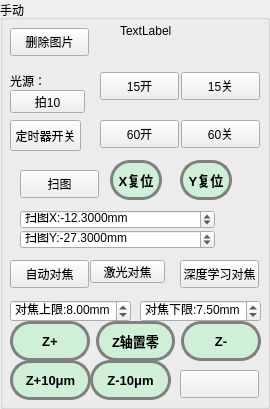
                     <widget class="QGroupBox" name="groupBox_12">
                      <property name="title">
                       <string>手动</string>
                      </property>
                      <widget class="QPushButton" name="btn_save_61">
                       <property name="enabled">
                        <bool>true</bool>
                       </property>
                       <property name="geometry">
                        <rect>
                         <x>110</x>
                         <y>160</y>
                         <width>52</width>
                         <height>40</height>
                        </rect>
                       </property>
                       <property name="minimumSize">
                        <size>
                         <width>0</width>
                         <height>40</height>
                        </size>
                       </property>
                       <property name="font">
                        <font>
                         <pointsize>10</pointsize>
                         <weight>75</weight>
                         <bold>true</bold>
                        </font>
                       </property>
                       <property name="toolTip">
                        <string/>
                       </property>
                       <property name="statusTip">
                        <string/>
                       </property>
                       <property name="whatsThis">
                        <string>fn=resetx();</string>
                       </property>
                       <property name="styleSheet">
                        <string notr="true">QPushButton{
	color:black;
    border:3px solid gray;
    border-radius: 20px;
	background-color: rgba(85, 255, 127, 50);
}
QPushButton:hover{
    color:black;
    background:yellow;
}
QPushButton:pressed{
    color:black;
    background:green;
}
QPushButton:checked{
    color:white;
	
	font: 75 11pt &quot;Consolas&quot;;
    background:rgb(255, 87, 87)
}</string>
                       </property>
                       <property name="text">
                        <string>X复位</string>
                       </property>
                       <property name="checkable">
                        <bool>false</bool>
                       </property>
                       <property name="checked">
                        <bool>false</bool>
                       </property>
                      </widget>
                      <widget class="QPushButton" name="btn_save_66">
                       <property name="enabled">
                        <bool>true</bool>
                       </property>
                       <property name="geometry">
                        <rect>
                         <x>180</x>
                         <y>160</y>
                         <width>52</width>
                         <height>40</height>
                        </rect>
                       </property>
                       <property name="minimumSize">
                        <size>
                         <width>0</width>
                         <height>40</height>
                        </size>
                       </property>
                       <property name="font">
                        <font>
                         <pointsize>10</pointsize>
                         <weight>75</weight>
                         <bold>true</bold>
                        </font>
                       </property>
                       <property name="toolTip">
                        <string/>
                       </property>
                       <property name="statusTip">
                        <string/>
                       </property>
                       <property name="whatsThis">
                        <string>fn=resety();</string>
                       </property>
                       <property name="styleSheet">
                        <string notr="true">QPushButton{
	color:black;
    border:3px solid gray;
    border-radius: 20px;
	background-color: rgba(85, 255, 127, 50);
}
QPushButton:hover{
    color:black;
    background:yellow;
}
QPushButton:pressed{
    color:black;
    background:green;
}
QPushButton:checked{
    color:white;
	
	font: 75 11pt &quot;Consolas&quot;;
    background:rgb(255, 87, 87)
}</string>
                       </property>
                       <property name="text">
                        <string>Y复位</string>
                       </property>
                       <property name="checkable">
                        <bool>false</bool>
                       </property>
                       <property name="checked">
                        <bool>false</bool>
                       </property>
                      </widget>
                      <widget class="QPushButton" name="pushButton_13">
                       <property name="geometry">
                        <rect>
                         <x>10</x>
                         <y>28</y>
                         <width>79</width>
                         <height>28</height>
                        </rect>
                       </property>
                       <property name="whatsThis">
                        <string>fn=deletepic();</string>
                       </property>
                       <property name="text">
                        <string>删除图片</string>
                       </property>
                      </widget>
                      <widget class="QPushButton" name="pushButton_24">
                       <property name="geometry">
                        <rect>
                         <x>20</x>
                         <y>170</y>
                         <width>79</width>
                         <height>28</height>
                        </rect>
                       </property>
                       <property name="whatsThis">
                        <string>id=4005;</string>
                       </property>
                       <property name="text">
                        <string>扫图</string>
                       </property>
                      </widget>
                      <widget class="QPushButton" name="pushButton">
                       <property name="geometry">
                        <rect>
                         <x>100</x>
                         <y>72</y>
                         <width>79</width>
                         <height>28</height>
                        </rect>
                       </property>
                       <property name="text">
                        <string>15开</string>
                       </property>
                      </widget>
                      <widget class="QPushButton" name="pushButton_16">
                       <property name="geometry">
                        <rect>
                         <x>181</x>
                         <y>72</y>
                         <width>79</width>
                         <height>28</height>
                        </rect>
                       </property>
                       <property name="text">
                        <string>15关</string>
                       </property>
                      </widget>
                      <widget class="QPushButton" name="pushButton_17">
                       <property name="geometry">
                        <rect>
                         <x>100</x>
                         <y>120</y>
                         <width>79</width>
                         <height>28</height>
                        </rect>
                       </property>
                       <property name="text">
                        <string>60开</string>
                       </property>
                      </widget>
                      <widget class="QPushButton" name="pushButton_31">
                       <property name="geometry">
                        <rect>
                         <x>181</x>
                         <y>120</y>
                         <width>79</width>
                         <height>28</height>
                        </rect>
                       </property>
                       <property name="text">
                        <string>60关</string>
                       </property>
                      </widget>
                      <widget class="QDoubleSpinBox" name="doubleSpinBox_16">
                       <property name="geometry">
                        <rect>
                         <x>20</x>
                         <y>210</y>
                         <width>195</width>
                         <height>19</height>
                        </rect>
                       </property>
                       <property name="toolTip">
                        <string/>
                       </property>
                       <property name="statusTip">
                        <string/>
                       </property>
                       <property name="whatsThis">
                        <string>id=3410;</string>
                       </property>
                       <property name="prefix">
                        <string>扫图X:</string>
                       </property>
                       <property name="suffix">
                        <string>mm</string>
                       </property>
                       <property name="decimals">
                        <number>4</number>
                       </property>
                       <property name="minimum">
                        <double>-55.000000000000000</double>
                       </property>
                       <property name="maximum">
                        <double>55.000000000000000</double>
                       </property>
                       <property name="value">
                        <double>-12.300000000000001</double>
                       </property>
                      </widget>
                      <widget class="QDoubleSpinBox" name="doubleSpinBox_17">
                       <property name="geometry">
                        <rect>
                         <x>20</x>
                         <y>230</y>
                         <width>195</width>
                         <height>19</height>
                        </rect>
                       </property>
                       <property name="toolTip">
                        <string/>
                       </property>
                       <property name="statusTip">
                        <string/>
                       </property>
                       <property name="whatsThis">
                        <string>id=3410;</string>
                       </property>
                       <property name="prefix">
                        <string>扫图Y:</string>
                       </property>
                       <property name="suffix">
                        <string>mm</string>
                       </property>
                       <property name="decimals">
                        <number>4</number>
                       </property>
                       <property name="minimum">
                        <double>-55.000000000000000</double>
                       </property>
                       <property name="maximum">
                        <double>55.000000000000000</double>
                       </property>
                       <property name="value">
                        <double>-27.300000000000001</double>
                       </property>
                      </widget>
                      <widget class="QLabel" name="label_11">
                       <property name="geometry">
                        <rect>
                         <x>10</x>
                         <y>70</y>
                         <width>51</width>
                         <height>21</height>
                        </rect>
                       </property>
                       <property name="text">
                        <string>光源：</string>
                       </property>
                      </widget>
                      <widget class="QPushButton" name="pushButton_25">
                       <property name="geometry">
                        <rect>
                         <x>10</x>
                         <y>260</y>
                         <width>79</width>
                         <height>28</height>
                        </rect>
                       </property>
                       <property name="whatsThis">
                        <string>id=4005;</string>
                       </property>
                       <property name="text">
                        <string>自动对焦</string>
                       </property>
                      </widget>
                      <widget class="QPushButton" name="pushButton_2">
                       <property name="geometry">
                        <rect>
                         <x>10</x>
                         <y>120</y>
                         <width>71</width>
                         <height>31</height>
                        </rect>
                       </property>
                       <property name="text">
                        <string>定时器开关</string>
                       </property>
                      </widget>
                      <widget class="QDoubleSpinBox" name="doubleSpinBox">
                       <property name="geometry">
                        <rect>
                         <x>10</x>
                         <y>300</y>
                         <width>121</width>
                         <height>22</height>
                        </rect>
                       </property>
                       <property name="prefix">
                        <string>对焦上限:</string>
                       </property>
                       <property name="suffix">
                        <string>mm</string>
                       </property>
                       <property name="singleStep">
                        <double>0.100000000000000</double>
                       </property>
                       <property name="value">
                        <double>8.000000000000000</double>
                       </property>
                      </widget>
                      <widget class="QDoubleSpinBox" name="doubleSpinBox_2">
                       <property name="geometry">
                        <rect>
                         <x>140</x>
                         <y>300</y>
                         <width>121</width>
                         <height>22</height>
                        </rect>
                       </property>
                       <property name="prefix">
                        <string>对焦下限:</string>
                       </property>
                       <property name="suffix">
                        <string>mm</string>
                       </property>
                       <property name="value">
                        <double>7.500000000000000</double>
                       </property>
                      </widget>
                      <widget class="QWidget" name="layoutWidget">
                       <property name="geometry">
                        <rect>
                         <x>10</x>
                         <y>320</y>
                         <width>251</width>
                         <height>42</height>
                        </rect>
                       </property>
                       <layout class="QHBoxLayout" name="horizontalLayout_2">
                        <item>
                         <widget class="QPushButton" name="btn_save_73">
                          <property name="enabled">
                           <bool>true</bool>
                          </property>
                          <property name="minimumSize">
                           <size>
                            <width>0</width>
                            <height>40</height>
                           </size>
                          </property>
                          <property name="font">
                           <font>
                            <pointsize>10</pointsize>
                            <weight>75</weight>
                            <bold>true</bold>
                           </font>
                          </property>
                          <property name="toolTip">
                           <string/>
                          </property>
                          <property name="statusTip">
                           <string/>
                          </property>
                          <property name="whatsThis">
                           <string>up=keyup(2);dn=keydn(2,1);</string>
                          </property>
                          <property name="styleSheet">
                           <string notr="true">QPushButton{
	color:black;
    border:3px solid gray;
    border-radius: 20px;
	background-color: rgba(85, 255, 127, 50);
}
QPushButton:hover{
    color:black;
    background:yellow;
}
QPushButton:pressed{
    color:black;
    background:green;
}
QPushButton:checked{
    color:white;
	
	font: 75 11pt &quot;Consolas&quot;;
    background:rgb(255, 87, 87)
}</string>
                          </property>
                          <property name="text">
                           <string>Z+</string>
                          </property>
                          <property name="checkable">
                           <bool>false</bool>
                          </property>
                          <property name="checked">
                           <bool>false</bool>
                          </property>
                         </widget>
                        </item>
                        <item>
                         <widget class="QPushButton" name="btn_save_76">
                          <property name="enabled">
                           <bool>true</bool>
                          </property>
                          <property name="minimumSize">
                           <size>
                            <width>0</width>
                            <height>40</height>
                           </size>
                          </property>
                          <property name="font">
                           <font>
                            <pointsize>10</pointsize>
                            <weight>75</weight>
                            <bold>true</bold>
                           </font>
                          </property>
                          <property name="toolTip">
                           <string/>
                          </property>
                          <property name="statusTip">
                           <string/>
                          </property>
                          <property name="whatsThis">
                           <string>up=keyup(2);dn=keydn(2,1);</string>
                          </property>
                          <property name="styleSheet">
                           <string notr="true">QPushButton{
	color:black;
    border:3px solid gray;
    border-radius: 20px;
	background-color: rgba(85, 255, 127, 50);
}
QPushButton:hover{
    color:black;
    background:yellow;
}
QPushButton:pressed{
    color:black;
    background:green;
}
QPushButton:checked{
    color:white;
	
	font: 75 11pt &quot;Consolas&quot;;
    background:rgb(255, 87, 87)
}</string>
                          </property>
                          <property name="text">
                           <string>Z轴置零</string>
                          </property>
                          <property name="checkable">
                           <bool>false</bool>
                          </property>
                          <property name="checked">
                           <bool>false</bool>
                          </property>
                         </widget>
                        </item>
                        <item>
                         <widget class="QPushButton" name="btn_save_72">
                          <property name="enabled">
                           <bool>true</bool>
                          </property>
                          <property name="minimumSize">
                           <size>
                            <width>0</width>
                            <height>40</height>
                           </size>
                          </property>
                          <property name="font">
                           <font>
                            <pointsize>10</pointsize>
                            <weight>75</weight>
                            <bold>true</bold>
                           </font>
                          </property>
                          <property name="toolTip">
                           <string/>
                          </property>
                          <property name="statusTip">
                           <string/>
                          </property>
                          <property name="whatsThis">
                           <string>up=keyup(2);dn=keydn(2,-1);</string>
                          </property>
                          <property name="styleSheet">
                           <string notr="true">QPushButton{
	color:black;
    border:3px solid gray;
    border-radius: 20px;
	background-color: rgba(85, 255, 127, 50);
}
QPushButton:hover{
    color:black;
    background:yellow;
}
QPushButton:pressed{
    color:black;
    background:green;
}
QPushButton:checked{
    color:white;
	
	font: 75 11pt &quot;Consolas&quot;;
    background:rgb(255, 87, 87)
}</string>
                          </property>
                          <property name="text">
                           <string>Z-</string>
                          </property>
                          <property name="checkable">
                           <bool>false</bool>
                          </property>
                          <property name="checked">
                           <bool>false</bool>
                          </property>
                         </widget>
                        </item>
                       </layout>
                      </widget>
                      <widget class="QPushButton" name="pushButton_3">
                       <property name="geometry">
                        <rect>
                         <x>10</x>
                         <y>90</y>
                         <width>75</width>
                         <height>23</height>
                        </rect>
                       </property>
                       <property name="text">
                        <string>拍10</string>
                       </property>
                      </widget>
                      <widget class="QPushButton" name="btn_save_77">
                       <property name="enabled">
                        <bool>true</bool>
                       </property>
                       <property name="geometry">
                        <rect>
                         <x>10</x>
                         <y>360</y>
                         <width>81</width>
                         <height>40</height>
                        </rect>
                       </property>
                       <property name="minimumSize">
                        <size>
                         <width>0</width>
                         <height>40</height>
                        </size>
                       </property>
                       <property name="font">
                        <font>
                         <pointsize>10</pointsize>
                         <weight>75</weight>
                         <bold>true</bold>
                        </font>
                       </property>
                       <property name="toolTip">
                        <string/>
                       </property>
                       <property name="statusTip">
                        <string/>
                       </property>
                       <property name="whatsThis">
                        <string>up=keyup(2);dn=keydn(2,1);</string>
                       </property>
                       <property name="styleSheet">
                        <string notr="true">QPushButton{
	color:black;
    border:3px solid gray;
    border-radius: 20px;
	background-color: rgba(85, 255, 127, 50);
}
QPushButton:hover{
    color:black;
    background:yellow;
}
QPushButton:pressed{
    color:black;
    background:green;
}
QPushButton:checked{
    color:white;
	
	font: 75 11pt &quot;Consolas&quot;;
    background:rgb(255, 87, 87)
}</string>
                       </property>
                       <property name="text">
                        <string>Z+10μm</string>
                       </property>
                       <property name="checkable">
                        <bool>false</bool>
                       </property>
                       <property name="checked">
                        <bool>false</bool>
                       </property>
                      </widget>
                      <widget class="QPushButton" name="btn_save_78">
                       <property name="enabled">
                        <bool>true</bool>
                       </property>
                       <property name="geometry">
                        <rect>
                         <x>90</x>
                         <y>360</y>
                         <width>81</width>
                         <height>40</height>
                        </rect>
                       </property>
                       <property name="minimumSize">
                        <size>
                         <width>0</width>
                         <height>40</height>
                        </size>
                       </property>
                       <property name="font">
                        <font>
                         <pointsize>10</pointsize>
                         <weight>75</weight>
                         <bold>true</bold>
                        </font>
                       </property>
                       <property name="toolTip">
                        <string/>
                       </property>
                       <property name="statusTip">
                        <string/>
                       </property>
                       <property name="whatsThis">
                        <string>up=keyup(2);dn=keydn(2,1);</string>
                       </property>
                       <property name="styleSheet">
                        <string notr="true">QPushButton{
	color:black;
    border:3px solid gray;
    border-radius: 20px;
	background-color: rgba(85, 255, 127, 50);
}
QPushButton:hover{
    color:black;
    background:yellow;
}
QPushButton:pressed{
    color:black;
    background:green;
}
QPushButton:checked{
    color:white;
	
	font: 75 11pt &quot;Consolas&quot;;
    background:rgb(255, 87, 87)
}</string>
                       </property>
                       <property name="text">
                        <string>Z-10μm</string>
                       </property>
                       <property name="checkable">
                        <bool>false</bool>
                       </property>
                       <property name="checked">
                        <bool>false</bool>
                       </property>
                      </widget>
                      <widget class="QPushButton" name="pushButton_5">
                       <property name="geometry">
                        <rect>
                         <x>90</x>
                         <y>260</y>
                         <width>75</width>
                         <height>23</height>
                        </rect>
                       </property>
                       <property name="text">
                        <string>激光对焦</string>
                       </property>
                      </widget>
                      <widget class="QPushButton" name="pushButton_26">
                       <property name="geometry">
                        <rect>
                         <x>180</x>
                         <y>260</y>
                         <width>79</width>
                         <height>28</height>
                        </rect>
                       </property>
                       <property name="whatsThis">
                        <string>id=4005;</string>
                       </property>
                       <property name="text">
                        <string>深度学习对焦</string>
                       </property>
                      </widget>
                      <widget class="QLabel" name="label_14">
                       <property name="geometry">
                        <rect>
                         <x>120</x>
                         <y>0</y>
                         <width>131</width>
                         <height>61</height>
                        </rect>
                       </property>
                       <property name="text">
                        <string>TextLabel</string>
                       </property>
                      </widget>
                      <widget class="QPushButton" name="pushButton_27">
                       <property name="geometry">
                        <rect>
                         <x>180</x>
                         <y>370</y>
                         <width>79</width>
                         <height>28</height>
                        </rect>
                       </property>
                       <property name="whatsThis">
                        <string>id=4005;</string>
                       </property>
                       <property name="text">
                        <string/>
                       </property>
                      </widget>
                     </widget>
